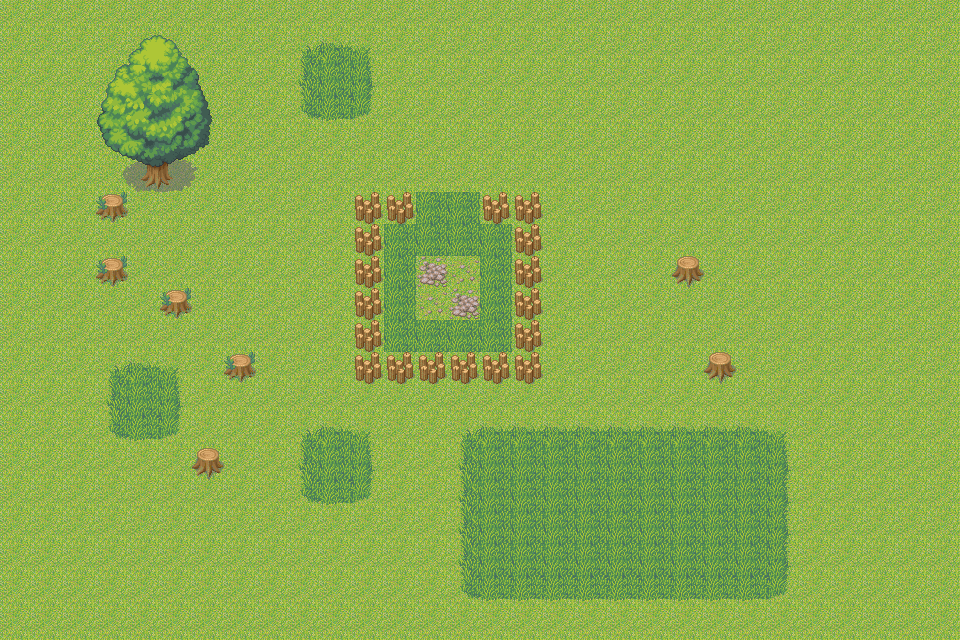

The image is a tile-based game level rendered from a .tmx file. Its description and complete source (layers, tilesets, objects, tile grids) follow:
An orthogonal 30x20 tile map with 32x32 px tiles, 3 tile layers (图块层 1, 图块层 2, 图块层 3) and 1 object (startPos).

<map version="1.10" tiledversion="1.10.1" orientation="orthogonal" renderorder="right-down" width="30" height="20" tilewidth="32" tileheight="32" infinite="0" nextlayerid="7" nextobjectid="3">
 <tileset firstgid="1" source="tiledMap.tsx" />
 <layer id="1" name="图块层 1" width="30" height="20">
  <data encoding="csv">
1,1,1,1,1,1,1,1,1,1,1,1,1,1,1,1,1,1,1,1,1,1,1,1,1,1,1,1,1,1,
1,1,1,1,1,1,1,1,1,1,1,1,1,1,1,1,1,1,1,1,1,1,1,1,1,1,1,1,1,1,
1,1,1,1,1,1,1,1,1,1,1,1,1,1,1,1,1,1,1,1,1,1,1,1,1,1,1,1,1,1,
1,1,1,1,1,1,1,1,1,1,1,1,1,1,1,1,1,1,1,1,1,1,1,1,1,1,1,1,1,1,
1,1,1,1,1,1,1,1,1,1,1,1,1,1,1,1,1,1,1,1,1,1,1,1,1,1,1,1,1,1,
1,1,1,1,1,1,1,1,1,1,1,1,1,1,1,1,1,1,1,1,1,1,1,1,1,1,1,1,1,1,
1,1,1,1,1,1,1,1,1,1,1,1,1,1,1,1,1,1,1,1,1,1,1,1,1,1,1,1,1,1,
1,1,1,1,1,1,1,1,1,1,1,1,1,1,1,1,1,1,1,1,1,1,1,1,1,1,1,1,1,1,
1,1,1,1,1,1,1,1,1,1,1,1,1,1,1,1,1,1,1,1,1,1,1,1,1,1,1,1,1,1,
1,1,1,1,1,1,1,1,1,1,1,1,1,1,1,1,1,1,1,1,1,1,1,1,1,1,1,1,1,1,
1,1,1,1,1,1,1,1,1,1,1,1,1,1,1,1,1,1,1,1,1,1,1,1,1,1,1,1,1,1,
1,1,1,1,1,1,1,1,1,1,1,1,1,1,1,1,1,1,1,1,1,1,1,1,1,1,1,1,1,1,
1,1,1,1,1,1,1,1,1,1,1,1,1,1,1,1,1,1,1,1,1,1,1,1,1,1,1,1,1,1,
1,1,1,1,1,1,1,1,1,1,1,1,1,1,1,1,1,1,1,1,1,1,1,1,1,1,1,1,1,1,
1,1,1,1,1,1,1,1,1,1,1,1,1,1,1,1,1,1,1,1,1,1,1,1,1,1,1,1,1,1,
1,1,1,1,1,1,1,1,1,1,1,1,1,1,1,1,1,1,1,1,1,1,1,1,1,1,1,1,1,1,
1,1,1,1,1,1,1,1,1,1,1,1,1,1,1,1,1,1,1,1,1,1,1,1,1,1,1,1,1,1,
1,1,1,1,1,1,1,1,1,1,1,1,1,1,1,1,1,1,1,1,1,1,1,1,1,1,1,1,1,1,
1,1,1,1,1,1,1,1,1,1,1,1,1,1,1,1,1,1,1,1,1,1,1,1,1,1,1,1,1,1,
1,1,1,1,1,1,1,1,1,1,1,1,1,1,1,1,1,1,1,1,1,1,1,1,1,1,1,1,1,1
</data>
 </layer>
 <layer id="4" name="图块层 2" width="30" height="20">
  <data encoding="csv">
0,0,0,0,0,0,0,0,0,0,0,0,0,0,0,0,0,0,0,0,0,0,0,0,0,0,0,0,0,0,
0,0,0,0,0,0,0,0,0,17,18,19,0,0,0,0,0,0,0,0,0,0,0,0,0,0,0,0,0,0,
0,0,0,0,0,0,0,0,0,25,26,27,0,0,0,0,0,0,0,0,0,0,0,0,0,0,0,0,0,0,
0,0,0,0,0,0,0,0,0,33,34,35,0,0,0,0,0,0,0,0,0,0,0,0,0,0,0,0,0,0,
0,0,0,0,0,0,0,0,0,0,0,0,0,0,0,0,0,0,0,0,0,0,0,0,0,0,0,0,0,0,
0,0,0,73,74,75,76,0,0,0,0,0,0,0,0,0,0,0,0,0,0,0,0,0,0,0,0,0,0,0,
0,0,0,13,0,0,0,0,0,0,0,32,32,26,26,32,32,0,0,0,0,0,0,0,0,0,0,0,0,0,
0,0,0,0,0,0,0,0,0,0,0,32,26,26,26,26,32,0,0,0,0,0,0,0,0,0,0,0,0,0,
0,0,0,13,0,0,0,0,0,0,0,32,26,6,14,26,32,0,0,0,0,5,0,0,0,0,0,0,0,0,
0,0,0,0,0,13,0,0,0,0,0,32,26,14,6,26,32,0,0,0,0,0,0,0,0,0,0,0,0,0,
0,0,0,0,0,0,0,0,0,0,0,32,26,26,26,26,32,0,0,0,0,0,0,0,0,0,0,0,0,0,
0,0,0,17,18,19,0,13,0,0,0,32,32,32,32,32,32,0,0,0,0,0,5,0,0,0,0,0,0,0,
0,0,0,25,26,27,0,0,0,0,0,0,0,0,0,0,0,0,0,0,0,0,0,0,0,0,0,0,0,0,
0,0,0,33,34,35,0,0,0,17,18,19,0,0,17,18,18,18,18,18,18,18,18,18,19,0,0,0,0,0,
0,0,0,0,0,0,5,0,0,25,26,27,0,0,25,26,26,26,26,26,26,26,26,26,27,0,0,0,0,0,
0,0,0,0,0,0,0,0,0,33,34,35,0,0,25,26,26,26,26,26,26,26,26,26,27,0,0,0,0,0,
0,0,0,0,0,0,0,0,0,0,0,0,0,0,25,26,26,26,26,26,26,26,26,26,27,0,0,0,0,0,
0,0,0,0,0,0,0,0,0,0,0,0,0,0,25,26,26,26,26,26,26,26,26,26,27,0,0,0,0,0,
0,0,0,0,0,0,0,0,0,0,0,0,0,0,33,34,34,34,34,34,34,34,34,34,35,0,0,0,0,0,
0,0,0,0,0,0,0,0,0,0,0,0,0,0,0,0,0,0,0,0,0,0,0,0,0,0,0,0,0,0
</data>
 </layer>
 <objectgroup id="6" name="playerLayer">
  <object id="1" name="startPos" gid="24" x="255.343" y="222.067" width="32" height="32">
   <properties>
    <property name="isPlayer" type="bool" value="true" />
   </properties>
  </object>
 </objectgroup>
 <layer id="5" name="图块层 3" width="30" height="20">
  <data encoding="csv">
0,0,0,0,0,0,0,0,0,0,0,0,0,0,0,0,0,0,0,0,0,0,0,0,0,0,0,0,0,0,
0,0,0,41,42,43,44,0,0,0,0,0,0,0,0,0,0,0,0,0,0,0,0,0,0,0,0,0,0,0,
0,0,0,49,50,51,52,0,0,0,0,0,0,0,0,0,0,0,0,0,0,0,0,0,0,0,0,0,0,0,
0,0,0,57,58,59,60,0,0,0,0,0,0,0,0,0,0,0,0,0,0,0,0,0,0,0,0,0,0,0,
0,0,0,65,66,67,68,0,0,0,0,0,0,0,0,0,0,0,0,0,0,0,0,0,0,0,0,0,0,0,
0,0,0,0,0,0,0,0,0,0,0,0,0,0,0,0,0,0,0,0,0,0,0,0,0,0,0,0,0,0,
0,0,0,0,0,0,0,0,0,0,0,0,0,0,0,0,0,0,0,0,0,0,0,0,0,0,0,0,0,0,
0,0,0,0,0,0,0,0,0,0,0,0,0,0,0,0,0,0,0,0,0,0,0,0,0,0,0,0,0,0,
0,0,0,0,0,0,0,0,0,0,0,0,0,0,0,0,0,0,0,0,0,0,0,0,0,0,0,0,0,0,
0,0,0,0,0,0,0,0,0,0,0,0,0,0,0,0,0,0,0,0,0,0,0,0,0,0,0,0,0,0,
0,0,0,0,0,0,0,0,0,0,0,0,0,0,0,0,0,0,0,0,0,0,0,0,0,0,0,0,0,0,
0,0,0,0,0,0,0,0,0,0,0,0,0,0,0,0,0,0,0,0,0,0,0,0,0,0,0,0,0,0,
0,0,0,0,0,0,0,0,0,0,0,0,0,0,0,0,0,0,0,0,0,0,0,0,0,0,0,0,0,0,
0,0,0,0,0,0,0,0,0,0,0,0,0,0,0,0,0,0,0,0,0,0,0,0,0,0,0,0,0,0,
0,0,0,0,0,0,0,0,0,0,0,0,0,0,0,0,0,0,0,0,0,0,0,0,0,0,0,0,0,0,
0,0,0,0,0,0,0,0,0,0,0,0,0,0,0,0,0,0,0,0,0,0,0,0,0,0,0,0,0,0,
0,0,0,0,0,0,0,0,0,0,0,0,0,0,0,0,0,0,0,0,0,0,0,0,0,0,0,0,0,0,
0,0,0,0,0,0,0,0,0,0,0,0,0,0,0,0,0,0,0,0,0,0,0,0,0,0,0,0,0,0,
0,0,0,0,0,0,0,0,0,0,0,0,0,0,0,0,0,0,0,0,0,0,0,0,0,0,0,0,0,0,
0,0,0,0,0,0,0,0,0,0,0,0,0,0,0,0,0,0,0,0,0,0,0,0,0,0,0,0,0,0
</data>
 </layer>
</map>
